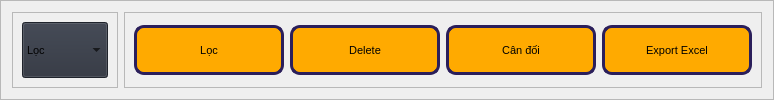
                     <widget class="QFrame" name="frame_47">
                      <property name="sizePolicy">
                       <sizepolicy hsizetype="Expanding" vsizetype="Expanding">
                        <horstretch>0</horstretch>
                        <verstretch>0</verstretch>
                       </sizepolicy>
                      </property>
                      <property name="minimumSize">
                       <size>
                        <width>125</width>
                        <height>0</height>
                       </size>
                      </property>
                      <property name="maximumSize">
                       <size>
                        <width>16777215</width>
                        <height>16777215</height>
                       </size>
                      </property>
                      <property name="font">
                       <font>
                        <pointsize>8</pointsize>
                       </font>
                      </property>
                      <property name="frameShape">
                       <enum>QFrame::StyledPanel</enum>
                      </property>
                      <property name="frameShadow">
                       <enum>QFrame::Raised</enum>
                      </property>
                      <layout class="QHBoxLayout" name="horizontalLayout_47">
                       <item>
                        <widget class="QFrame" name="frame_58">
                         <property name="frameShape">
                          <enum>QFrame::StyledPanel</enum>
                         </property>
                         <property name="frameShadow">
                          <enum>QFrame::Raised</enum>
                         </property>
                         <layout class="QHBoxLayout" name="horizontalLayout_48">
                          <item>
                           <widget class="QComboBox" name="muaHangCb">
                            <property name="minimumSize">
                             <size>
                              <width>0</width>
                              <height>40</height>
                             </size>
                            </property>
                            <property name="maximumSize">
                             <size>
                              <width>500</width>
                              <height>200</height>
                             </size>
                            </property>
                            <property name="styleSheet">
                             <string notr="true">background-color:#2c313c;</string>
                            </property>
                            <item>
                             <property name="text">
                              <string>Lọc</string>
                             </property>
                            </item>
                            <item>
                             <property name="text">
                              <string>Mua</string>
                             </property>
                            </item>
                            <item>
                             <property name="text">
                              <string>Không mua</string>
                             </property>
                            </item>
                           </widget>
                          </item>
                         </layout>
                        </widget>
                       </item>
                       <item>
                        <widget class="QFrame" name="frame_51">
                         <property name="maximumSize">
                          <size>
                           <width>16777215</width>
                           <height>16777215</height>
                          </size>
                         </property>
                         <property name="frameShape">
                          <enum>QFrame::StyledPanel</enum>
                         </property>
                         <property name="frameShadow">
                          <enum>QFrame::Raised</enum>
                         </property>
                         <layout class="QHBoxLayout" name="horizontalLayout_19">
                          <item>
                           <widget class="QPushButton" name="filterCDVT">
                            <property name="minimumSize">
                             <size>
                              <width>150</width>
                              <height>50</height>
                             </size>
                            </property>
                            <property name="maximumSize">
                             <size>
                              <width>100</width>
                              <height>16777215</height>
                             </size>
                            </property>
                            <property name="styleSheet">
                             <string notr="true">background-color: rgb(255, 170, 0);
border:3px solid rgb(43,31,91);
border-radius:10px;</string>
                            </property>
                            <property name="text">
                             <string>Lọc</string>
                            </property>
                            <property name="icon">
                             <iconset resource="resources.qrc">
                              <normaloff>:/icons/icons/filter.svg</normaloff>:/icons/icons/filter.svg</iconset>
                            </property>
                            <property name="iconSize">
                             <size>
                              <width>24</width>
                              <height>24</height>
                             </size>
                            </property>
                           </widget>
                          </item>
                          <item>
                           <widget class="QPushButton" name="deleteBtn">
                            <property name="minimumSize">
                             <size>
                              <width>150</width>
                              <height>50</height>
                             </size>
                            </property>
                            <property name="maximumSize">
                             <size>
                              <width>100</width>
                              <height>16777215</height>
                             </size>
                            </property>
                            <property name="styleSheet">
                             <string notr="true">background-color: rgb(255, 170, 0);
border:3px solid rgb(43,31,91);
border-radius:10px;</string>
                            </property>
                            <property name="text">
                             <string>Delete</string>
                            </property>
                            <property name="icon">
                             <iconset resource="resources.qrc">
                              <normaloff>:/icons/icons/delete.svg</normaloff>:/icons/icons/delete.svg</iconset>
                            </property>
                            <property name="iconSize">
                             <size>
                              <width>24</width>
                              <height>24</height>
                             </size>
                            </property>
                           </widget>
                          </item>
                          <item>
                           <widget class="QPushButton" name="cdvtBtn">
                            <property name="minimumSize">
                             <size>
                              <width>150</width>
                              <height>50</height>
                             </size>
                            </property>
                            <property name="maximumSize">
                             <size>
                              <width>100</width>
                              <height>16777215</height>
                             </size>
                            </property>
                            <property name="styleSheet">
                             <string notr="true">background-color: rgb(255, 170, 0);
border:3px solid rgb(43,31,91);
border-radius:10px;</string>
                            </property>
                            <property name="text">
                             <string>Cân đối</string>
                            </property>
                            <property name="icon">
                             <iconset resource="resources.qrc">
                              <normaloff>:/icons/icons/tablet.svg</normaloff>:/icons/icons/tablet.svg</iconset>
                            </property>
                            <property name="iconSize">
                             <size>
                              <width>24</width>
                              <height>24</height>
                             </size>
                            </property>
                           </widget>
                          </item>
                          <item>
                           <widget class="QPushButton" name="xuatExcelCDVT">
                            <property name="minimumSize">
                             <size>
                              <width>150</width>
                              <height>50</height>
                             </size>
                            </property>
                            <property name="maximumSize">
                             <size>
                              <width>100</width>
                              <height>16777215</height>
                             </size>
                            </property>
                            <property name="styleSheet">
                             <string notr="true">background-color: rgb(255, 170, 0);
border:3px solid rgb(43,31,91);
border-radius:10px;</string>
                            </property>
                            <property name="text">
                             <string>Export Excel</string>
                            </property>
                            <property name="icon">
                             <iconset resource="resources.qrc">
                              <normaloff>:/icons/icons/printer.svg</normaloff>:/icons/icons/printer.svg</iconset>
                            </property>
                            <property name="iconSize">
                             <size>
                              <width>24</width>
                              <height>24</height>
                             </size>
                            </property>
                           </widget>
                          </item>
                         </layout>
                        </widget>
                       </item>
                      </layout>
                     </widget>
